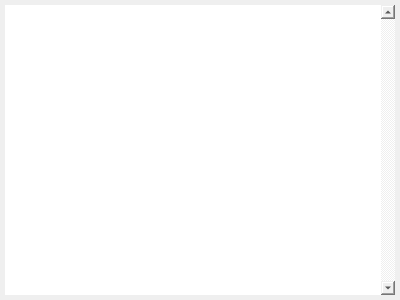
<?xml version="1.0" encoding="UTF-8"?>
<ui version="4.0">
 <class>KeyboardMonitorWidget</class>
 <widget class="QWidget" name="KeyboardMonitorWidget">
  <property name="geometry">
   <rect>
    <x>0</x>
    <y>0</y>
    <width>400</width>
    <height>300</height>
   </rect>
  </property>
  <property name="windowTitle">
   <string>监听键盘值</string>
  </property>
  <layout class="QGridLayout" name="gridLayout">
   <property name="leftMargin">
    <number>5</number>
   </property>
   <property name="topMargin">
    <number>5</number>
   </property>
   <property name="rightMargin">
    <number>5</number>
   </property>
   <property name="bottomMargin">
    <number>5</number>
   </property>
   <item row="0" column="0">
    <widget class="QTextBrowser" name="keyboard_monitor_text_">
     <property name="styleSheet">
      <string notr="true">border:none</string>
     </property>
     <property name="frameShadow">
      <enum>QFrame::Sunken</enum>
     </property>
     <property name="lineWidth">
      <number>0</number>
     </property>
     <property name="verticalScrollBarPolicy">
      <enum>Qt::ScrollBarAlwaysOn</enum>
     </property>
    </widget>
   </item>
  </layout>
 </widget>
 <resources/>
 <connections/>
</ui>
